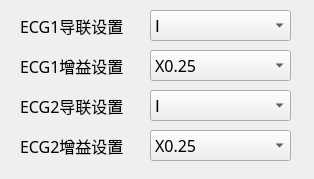
<?xml version="1.0" encoding="UTF-8"?>
<ui version="4.0">
 <class>FormECG</class>
 <widget class="QWidget" name="FormECG">
  <property name="geometry">
   <rect>
    <x>0</x>
    <y>0</y>
    <width>314</width>
    <height>179</height>
   </rect>
  </property>
  <property name="windowTitle">
   <string>心电参数设置</string>
  </property>
  <widget class="QLabel" name="ecg1LeadSetLabel">
   <property name="geometry">
    <rect>
     <x>20</x>
     <y>10</y>
     <width>121</width>
     <height>31</height>
    </rect>
   </property>
   <property name="font">
    <font>
     <family>宋体</family>
     <pointsize>12</pointsize>
    </font>
   </property>
   <property name="text">
    <string>ECG1导联设置</string>
   </property>
  </widget>
  <widget class="QComboBox" name="ecg1GainSetComboBox">
   <property name="geometry">
    <rect>
     <x>150</x>
     <y>50</y>
     <width>141</width>
     <height>31</height>
    </rect>
   </property>
   <property name="font">
    <font>
     <family>宋体</family>
     <pointsize>12</pointsize>
    </font>
   </property>
   <item>
    <property name="text">
     <string>X0.25</string>
    </property>
   </item>
   <item>
    <property name="text">
     <string>X0.5</string>
    </property>
   </item>
   <item>
    <property name="text">
     <string>X1</string>
    </property>
   </item>
   <item>
    <property name="text">
     <string>X2</string>
    </property>
   </item>
  </widget>
  <widget class="QComboBox" name="ecg2GainSetComboBox">
   <property name="geometry">
    <rect>
     <x>150</x>
     <y>130</y>
     <width>141</width>
     <height>31</height>
    </rect>
   </property>
   <property name="font">
    <font>
     <family>宋体</family>
     <pointsize>12</pointsize>
    </font>
   </property>
   <item>
    <property name="text">
     <string>X0.25</string>
    </property>
   </item>
   <item>
    <property name="text">
     <string>X0.5</string>
    </property>
   </item>
   <item>
    <property name="text">
     <string>X1</string>
    </property>
   </item>
   <item>
    <property name="text">
     <string>X2</string>
    </property>
   </item>
  </widget>
  <widget class="QLabel" name="ecg1GainSetLabel">
   <property name="geometry">
    <rect>
     <x>20</x>
     <y>50</y>
     <width>121</width>
     <height>31</height>
    </rect>
   </property>
   <property name="font">
    <font>
     <family>宋体</family>
     <pointsize>12</pointsize>
    </font>
   </property>
   <property name="text">
    <string>ECG1增益设置</string>
   </property>
  </widget>
  <widget class="QLabel" name="ecg2GainSetLabel">
   <property name="geometry">
    <rect>
     <x>20</x>
     <y>130</y>
     <width>121</width>
     <height>31</height>
    </rect>
   </property>
   <property name="font">
    <font>
     <family>宋体</family>
     <pointsize>12</pointsize>
    </font>
   </property>
   <property name="text">
    <string>ECG2增益设置</string>
   </property>
  </widget>
  <widget class="QComboBox" name="ecg1LeadSetComboBox">
   <property name="geometry">
    <rect>
     <x>150</x>
     <y>10</y>
     <width>141</width>
     <height>31</height>
    </rect>
   </property>
   <property name="font">
    <font>
     <family>宋体</family>
     <pointsize>12</pointsize>
    </font>
   </property>
   <property name="currentText">
    <string>Ⅰ</string>
   </property>
   <item>
    <property name="text">
     <string>Ⅰ</string>
    </property>
   </item>
   <item>
    <property name="text">
     <string>Ⅱ</string>
    </property>
   </item>
   <item>
    <property name="text">
     <string>Ⅲ</string>
    </property>
   </item>
   <item>
    <property name="text">
     <string>AVR</string>
    </property>
   </item>
   <item>
    <property name="text">
     <string>AVL</string>
    </property>
   </item>
   <item>
    <property name="text">
     <string>AVF</string>
    </property>
   </item>
   <item>
    <property name="text">
     <string>V</string>
    </property>
   </item>
  </widget>
  <widget class="QComboBox" name="ecg2LeadSetComboBox">
   <property name="geometry">
    <rect>
     <x>150</x>
     <y>90</y>
     <width>141</width>
     <height>31</height>
    </rect>
   </property>
   <property name="font">
    <font>
     <family>宋体</family>
     <pointsize>12</pointsize>
    </font>
   </property>
   <property name="currentText">
    <string>Ⅰ</string>
   </property>
   <item>
    <property name="text">
     <string>Ⅰ</string>
    </property>
   </item>
   <item>
    <property name="text">
     <string>Ⅱ</string>
    </property>
   </item>
   <item>
    <property name="text">
     <string>Ⅲ</string>
    </property>
   </item>
   <item>
    <property name="text">
     <string>AVR</string>
    </property>
   </item>
   <item>
    <property name="text">
     <string>AVL</string>
    </property>
   </item>
   <item>
    <property name="text">
     <string>AVF</string>
    </property>
   </item>
   <item>
    <property name="text">
     <string>V</string>
    </property>
   </item>
  </widget>
  <widget class="QLabel" name="ecg2LeadSetLabel">
   <property name="geometry">
    <rect>
     <x>20</x>
     <y>90</y>
     <width>121</width>
     <height>31</height>
    </rect>
   </property>
   <property name="font">
    <font>
     <family>宋体</family>
     <pointsize>12</pointsize>
    </font>
   </property>
   <property name="text">
    <string>ECG2导联设置</string>
   </property>
  </widget>
 </widget>
 <resources/>
 <connections/>
</ui>
